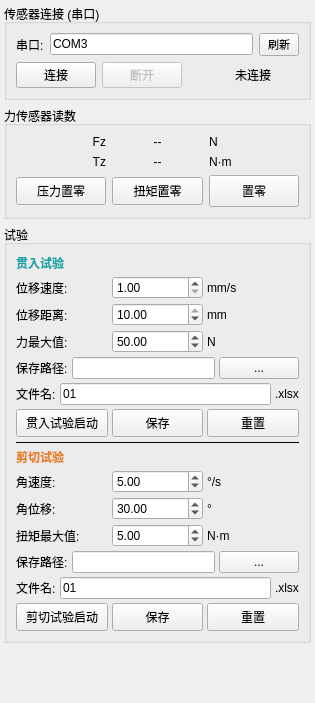
      <widget class="QWidget" name="sensorScrollWidget">
       <property name="geometry">
        <rect>
         <x>0</x>
         <y>0</y>
         <width>315</width>
         <height>703</height>
        </rect>
       </property>
       <layout class="QVBoxLayout" name="sensorMainLayout">
        <property name="leftMargin">
         <number>4</number>
        </property>
        <property name="topMargin">
         <number>4</number>
        </property>
        <property name="rightMargin">
         <number>4</number>
        </property>
        <property name="bottomMargin">
         <number>4</number>
        </property>
        <item>
         <widget class="QGroupBox" name="sensorConnGroup">
          <property name="title">
           <string>传感器连接 (串口)</string>
          </property>
          <layout class="QVBoxLayout" name="sensorConnLayout">
           <item>
            <layout class="QHBoxLayout" name="sensorConnRow1">
             <item>
              <widget class="QLabel" name="sensorComLabel">
               <property name="text">
                <string>串口:</string>
               </property>
              </widget>
             </item>
             <item>
              <widget class="QLineEdit" name="sensorComPort">
               <property name="maximumSize">
                <size>
                 <width>220</width>
                 <height>16777215</height>
                </size>
               </property>
               <property name="text">
                <string>COM3</string>
               </property>
              </widget>
             </item>
             <item>
              <widget class="QPushButton" name="sensorRefreshBtn">
               <property name="minimumSize">
                <size>
                 <width>40</width>
                 <height>0</height>
                </size>
               </property>
               <property name="styleSheet">
                <string>QPushButton{font-size:11px;padding:2px 4px;}</string>
               </property>
               <property name="text">
                <string>刷新</string>
               </property>
              </widget>
             </item>
            </layout>
           </item>
           <item>
            <layout class="QHBoxLayout" name="sensorConnRow2">
             <item>
              <widget class="QPushButton" name="sensorBtnConnect">
               <property name="text">
                <string>连接</string>
               </property>
              </widget>
             </item>
             <item>
              <widget class="QPushButton" name="sensorBtnDisconnect">
               <property name="enabled">
                <bool>false</bool>
               </property>
               <property name="text">
                <string>断开</string>
               </property>
              </widget>
             </item>
             <item>
              <spacer name="hSpacerSConn2">
               <property name="orientation">
                <enum>Qt::Orientation::Horizontal</enum>
               </property>
               <property name="sizeHint" stdset="0">
                <size>
                 <width>8</width>
                 <height>0</height>
                </size>
               </property>
              </spacer>
             </item>
             <item>
              <widget class="QLabel" name="sensorStatusLight">
               <property name="minimumSize">
                <size>
                 <width>12</width>
                 <height>12</height>
                </size>
               </property>
              </widget>
             </item>
             <item>
              <widget class="QLabel" name="sensorStatusLabel">
               <property name="text">
                <string>未连接</string>
               </property>
              </widget>
             </item>
             <item>
              <spacer name="hSpacerSConn3">
               <property name="orientation">
                <enum>Qt::Orientation::Horizontal</enum>
               </property>
               <property name="sizeHint" stdset="0">
                <size>
                 <width>0</width>
                 <height>0</height>
                </size>
               </property>
              </spacer>
             </item>
            </layout>
           </item>
          </layout>
         </widget>
        </item>
        <item>
         <widget class="QGroupBox" name="sensorForceGroup">
          <property name="title">
           <string>力传感器读数</string>
          </property>
          <layout class="QVBoxLayout" name="sensorForceLayout">
           <item>
            <layout class="QHBoxLayout" name="forceRow_Fz">
             <item>
              <widget class="QLabel" name="sensorForceLabel_Fz">
               <property name="minimumSize">
                <size>
                 <width>32</width>
                 <height>0</height>
                </size>
               </property>
               <property name="text">
                <string>Fz</string>
               </property>
               <property name="alignment">
                <set>Qt::AlignmentFlag::AlignRight|Qt::AlignmentFlag::AlignTrailing|Qt::AlignmentFlag::AlignVCenter</set>
               </property>
              </widget>
             </item>
             <item>
              <widget class="QLabel" name="sensorForceVal_Fz">
               <property name="minimumSize">
                <size>
                 <width>90</width>
                 <height>0</height>
                </size>
               </property>
               <property name="text">
                <string>--</string>
               </property>
               <property name="alignment">
                <set>Qt::AlignmentFlag::AlignCenter</set>
               </property>
              </widget>
             </item>
             <item>
              <widget class="QLabel" name="sensorForceUnit_Fz">
               <property name="text">
                <string>N</string>
               </property>
              </widget>
             </item>
            </layout>
           </item>
           <item>
            <layout class="QHBoxLayout" name="torqueRow_Tz">
             <item>
              <widget class="QLabel" name="sensorTorqueLabel_Tz">
               <property name="minimumSize">
                <size>
                 <width>32</width>
                 <height>0</height>
                </size>
               </property>
               <property name="text">
                <string>Tz</string>
               </property>
               <property name="alignment">
                <set>Qt::AlignmentFlag::AlignRight|Qt::AlignmentFlag::AlignTrailing|Qt::AlignmentFlag::AlignVCenter</set>
               </property>
              </widget>
             </item>
             <item>
              <widget class="QLabel" name="sensorTorqueVal_Tz">
               <property name="minimumSize">
                <size>
                 <width>90</width>
                 <height>0</height>
                </size>
               </property>
               <property name="text">
                <string>--</string>
               </property>
               <property name="alignment">
                <set>Qt::AlignmentFlag::AlignCenter</set>
               </property>
              </widget>
             </item>
             <item>
              <widget class="QLabel" name="sensorTorqueUnit_Tz">
               <property name="text">
                <string>N·m</string>
               </property>
              </widget>
             </item>
            </layout>
           </item>
           <item>
            <layout class="QHBoxLayout" name="zeroBtnRow">
             <item>
              <widget class="QPushButton" name="sensorBtnZeroPressure">
               <property name="minimumSize">
                <size>
                 <width>0</width>
                 <height>28</height>
                </size>
               </property>
               <property name="text">
                <string>压力置零</string>
               </property>
              </widget>
             </item>
             <item>
              <widget class="QPushButton" name="sensorBtnZeroTorque">
               <property name="minimumSize">
                <size>
                 <width>0</width>
                 <height>28</height>
                </size>
               </property>
               <property name="text">
                <string>扭矩置零</string>
               </property>
              </widget>
             </item>
             <item>
              <widget class="QPushButton" name="sensorBtnZeroAll">
               <property name="minimumSize">
                <size>
                 <width>0</width>
                 <height>32</height>
                </size>
               </property>
               <property name="text">
                <string>置零</string>
               </property>
              </widget>
             </item>
            </layout>
           </item>
          </layout>
         </widget>
        </item>
        <item>
         <widget class="QGroupBox" name="testGroup">
          <property name="title">
           <string>试验</string>
          </property>
          <layout class="QVBoxLayout" name="testLayout">
           <property name="spacing">
            <number>4</number>
           </property>
           <item>
            <widget class="QLabel" name="testDispLabel">
             <property name="styleSheet">
              <string>font-weight:bold;color:#14a3a8;</string>
             </property>
             <property name="text">
              <string>贯入试验</string>
             </property>
            </widget>
           </item>
           <item>
<layout class="QHBoxLayout" name="testDispSpeedRow">
             <item>
              <widget class="QLabel" name="testDispSpeedLabel">
               <property name="text">
                <string>位移速度:</string>
               </property>
              </widget>
             </item>
             <item>
              <widget class="QDoubleSpinBox" name="testDispSpeed">
               <property name="minimumSize">
                <size>
                 <width>90</width>
                 <height>0</height>
                </size>
               </property>
               <property name="minimum">
                <double>1.000000000000000</double>
               </property>
               <property name="maximum">
                <double>100.000000000000000</double>
               </property>
               <property name="value">
                <double>1.000000000000000</double>
               </property>
              </widget>
             </item>
             <item>
              <widget class="QLabel" name="testDispSpeedUnit">
               <property name="minimumSize">
                <size>
                 <width>40</width>
                 <height>0</height>
                </size>
               </property>
               <property name="text">
                <string>mm/s</string>
               </property>
              </widget>
             </item>
            </layout>
           </item>
           <item>
<layout class="QHBoxLayout" name="testDispDistRow">
             <item>
              <widget class="QLabel" name="testDispDistLabel">
               <property name="text">
                <string>位移距离:</string>
               </property>
              </widget>
             </item>
             <item>
              <widget class="QDoubleSpinBox" name="testDispDist">
               <property name="minimumSize">
                <size>
                 <width>90</width>
                 <height>0</height>
                </size>
               </property>
               <property name="minimum">
                <double>-10.000000000000000</double>
               </property>
               <property name="maximum">
                <double>10.000000000000000</double>
               </property>
               <property name="value">
                <double>10.000000000000000</double>
               </property>
              </widget>
             </item>
             <item>
              <widget class="QLabel" name="testDispDistUnit">
               <property name="minimumSize">
                <size>
                 <width>40</width>
                 <height>0</height>
                </size>
               </property>
               <property name="text">
                <string>mm</string>
               </property>
              </widget>
             </item>
            </layout>
           </item>
           <item>
<layout class="QHBoxLayout" name="testForceMaxRow">
             <item>
              <widget class="QLabel" name="testForceMaxLabel">
               <property name="text">
                <string>力最大值:</string>
               </property>
              </widget>
             </item>
             <item>
              <widget class="QDoubleSpinBox" name="testForceMax">
               <property name="minimumSize">
                <size>
                 <width>90</width>
                 <height>0</height>
                </size>
               </property>
               <property name="minimum">
                <double>0.100000000000000</double>
               </property>
               <property name="maximum">
                <double>500.000000000000000</double>
               </property>
               <property name="value">
                <double>50.000000000000000</double>
               </property>
              </widget>
             </item>
             <item>
              <widget class="QLabel" name="testForceMaxUnit">
               <property name="minimumSize">
                <size>
                 <width>40</width>
                 <height>0</height>
                </size>
               </property>
               <property name="text">
                <string>N</string>
               </property>
              </widget>
             </item>
            </layout>
           </item>
           <item>
            <layout class="QHBoxLayout" name="testDispSaveRow">
             <item>
              <widget class="QLabel" name="testDispSaveLabel">
               <property name="text">
                <string>保存路径:</string>
               </property>
              </widget>
             </item>
             <item>
              <widget class="QLineEdit" name="testDispSavePath">
               <property name="minimumSize">
                <size>
                 <width>100</width>
                 <height>0</height>
                </size>
               </property>
               <property name="readOnly">
                <bool>true</bool>
               </property>
              </widget>
             </item>
             <item>
              <widget class="QPushButton" name="testDispSaveBrowse">
               <property name="minimumSize">
                <size>
                 <width>24</width>
                 <height>0</height>
                </size>
               </property>
               <property name="text">
                <string>...</string>
               </property>
              </widget>
             </item>
            </layout>
           </item>
           <item>
            <layout class="QHBoxLayout" name="testDispNameRow">
             <item>
              <widget class="QLabel" name="testDispNameLabel">
               <property name="text">
                <string>文件名:</string>
               </property>
              </widget>
             </item>
             <item>
              <widget class="QLineEdit" name="testDispFileName">
               <property name="minimumSize">
                <size>
                 <width>80</width>
                 <height>0</height>
                </size>
               </property>
               <property name="text">
                <string>01</string>
               </property>
              </widget>
             </item>
             <item>
              <widget class="QLabel" name="testDispExtLabel">
               <property name="text">
                <string>.xlsx</string>
               </property>
              </widget>
             </item>
            </layout>
           </item>
           <item>
            <layout class="QHBoxLayout" name="testDispBtnRow">
             <item>
              <widget class="QPushButton" name="testDispStart">
               <property name="minimumSize">
                <size>
                 <width>0</width>
                 <height>28</height>
                </size>
               </property>
               <property name="text">
                <string>贯入试验启动</string>
               </property>
              </widget>
             </item>
             <item>
              <widget class="QPushButton" name="testDispSave">
               <property name="minimumSize">
                <size>
                 <width>48</width>
                 <height>28</height>
                </size>
               </property>
               <property name="text">
                <string>保存</string>
               </property>
              </widget>
             </item>
             <item>
              <widget class="QPushButton" name="testDispReset">
               <property name="minimumSize">
                <size>
                 <width>48</width>
                 <height>28</height>
                </size>
               </property>
               <property name="text">
                <string>重置</string>
               </property>
              </widget>
             </item>
            </layout>
           </item>
           <item>
            <widget class="QFrame" name="testSepLine">
             <property name="frameShape">
              <enum>QFrame::Shape::HLine</enum>
             </property>
            </widget>
           </item>
           <item>
            <widget class="QLabel" name="testShearLabel">
             <property name="styleSheet">
              <string>font-weight:bold;color:#e67e22;</string>
             </property>
             <property name="text">
              <string>剪切试验</string>
             </property>
            </widget>
           </item>
           <item>
<layout class="QHBoxLayout" name="testAngSpeedRow">
             <item>
              <widget class="QLabel" name="testAngSpeedLabel">
               <property name="text">
                <string>角速度:</string>
               </property>
              </widget>
             </item>
             <item>
              <widget class="QDoubleSpinBox" name="testAngSpeed">
               <property name="minimumSize">
                <size>
                 <width>90</width>
                 <height>0</height>
                </size>
               </property>
               <property name="minimum">
                <double>0.100000000000000</double>
               </property>
               <property name="maximum">
                <double>360.000000000000000</double>
               </property>
               <property name="value">
                <double>5.000000000000000</double>
               </property>
              </widget>
             </item>
             <item>
              <widget class="QLabel" name="testAngSpeedUnit">
               <property name="minimumSize">
                <size>
                 <width>40</width>
                 <height>0</height>
                </size>
               </property>
               <property name="text">
                <string>°/s</string>
               </property>
              </widget>
             </item>
            </layout>
           </item>
           <item>
<layout class="QHBoxLayout" name="testAngDistRow">
             <item>
              <widget class="QLabel" name="testAngDistLabel">
               <property name="text">
                <string>角位移:</string>
               </property>
              </widget>
             </item>
             <item>
              <widget class="QDoubleSpinBox" name="testAngDist">
               <property name="minimumSize">
                <size>
                 <width>90</width>
                 <height>0</height>
                </size>
               </property>
               <property name="minimum">
                <double>0.100000000000000</double>
               </property>
               <property name="maximum">
                <double>360.000000000000000</double>
               </property>
               <property name="value">
                <double>30.000000000000000</double>
               </property>
              </widget>
             </item>
             <item>
              <widget class="QLabel" name="testAngDistUnit">
               <property name="minimumSize">
                <size>
                 <width>40</width>
                 <height>0</height>
                </size>
               </property>
               <property name="text">
                <string>°</string>
               </property>
              </widget>
             </item>
            </layout>
           </item>
           <item>
<layout class="QHBoxLayout" name="testTorqueMaxRow">
             <item>
              <widget class="QLabel" name="testTorqueMaxLabel">
               <property name="text">
                <string>扭矩最大值:</string>
               </property>
              </widget>
             </item>
             <item>
              <widget class="QDoubleSpinBox" name="testTorqueMax">
               <property name="minimumSize">
                <size>
                 <width>90</width>
                 <height>0</height>
                </size>
               </property>
               <property name="minimum">
                <double>0.010000000000000</double>
               </property>
               <property name="maximum">
                <double>50.000000000000000</double>
               </property>
               <property name="value">
                <double>5.000000000000000</double>
               </property>
              </widget>
             </item>
             <item>
              <widget class="QLabel" name="testTorqueMaxUnit">
               <property name="minimumSize">
                <size>
                 <width>40</width>
                 <height>0</height>
                </size>
               </property>
               <property name="text">
                <string>N·m</string>
               </property>
              </widget>
             </item>
            </layout>
           </item>
           <item>
            <layout class="QHBoxLayout" name="testShearSaveRow">
             <item>
              <widget class="QLabel" name="testShearSaveLabel">
               <property name="text">
                <string>保存路径:</string>
               </property>
              </widget>
             </item>
             <item>
              <widget class="QLineEdit" name="testShearSavePath">
               <property name="minimumSize">
                <size>
                 <width>100</width>
                 <height>0</height>
                </size>
               </property>
               <property name="readOnly">
                <bool>true</bool>
               </property>
              </widget>
             </item>
             <item>
              <widget class="QPushButton" name="testShearSaveBrowse">
               <property name="minimumSize">
                <size>
                 <width>24</width>
                 <height>0</height>
                </size>
               </property>
               <property name="text">
                <string>...</string>
               </property>
              </widget>
             </item>
            </layout>
           </item>
           <item>
            <layout class="QHBoxLayout" name="testShearNameRow">
             <item>
              <widget class="QLabel" name="testShearNameLabel">
               <property name="text">
                <string>文件名:</string>
               </property>
              </widget>
             </item>
             <item>
              <widget class="QLineEdit" name="testShearFileName">
               <property name="minimumSize">
                <size>
                 <width>80</width>
                 <height>0</height>
                </size>
               </property>
               <property name="text">
                <string>01</string>
               </property>
              </widget>
             </item>
             <item>
              <widget class="QLabel" name="testShearExtLabel">
               <property name="text">
                <string>.xlsx</string>
               </property>
              </widget>
             </item>
            </layout>
           </item>
           <item>
            <layout class="QHBoxLayout" name="testShearBtnRow">
             <item>
              <widget class="QPushButton" name="testShearStart">
               <property name="minimumSize">
                <size>
                 <width>0</width>
                 <height>28</height>
                </size>
               </property>
               <property name="text">
                <string>剪切试验启动</string>
               </property>
              </widget>
             </item>
             <item>
              <widget class="QPushButton" name="testShearSave">
               <property name="minimumSize">
                <size>
                 <width>48</width>
                 <height>28</height>
                </size>
               </property>
               <property name="text">
                <string>保存</string>
               </property>
              </widget>
             </item>
             <item>
              <widget class="QPushButton" name="testShearReset">
               <property name="minimumSize">
                <size>
                 <width>48</width>
                 <height>28</height>
                </size>
               </property>
               <property name="text">
                <string>重置</string>
               </property>
              </widget>
             </item>
            </layout>
           </item>
          </layout>
         </widget>
        </item>
        <item>
         <spacer name="vSpacerSensor">
          <property name="orientation">
           <enum>Qt::Orientation::Vertical</enum>
          </property>
          <property name="sizeHint" stdset="0">
           <size>
            <width>0</width>
            <height>0</height>
           </size>
          </property>
         </spacer>
        </item>
       </layout>
      </widget>
